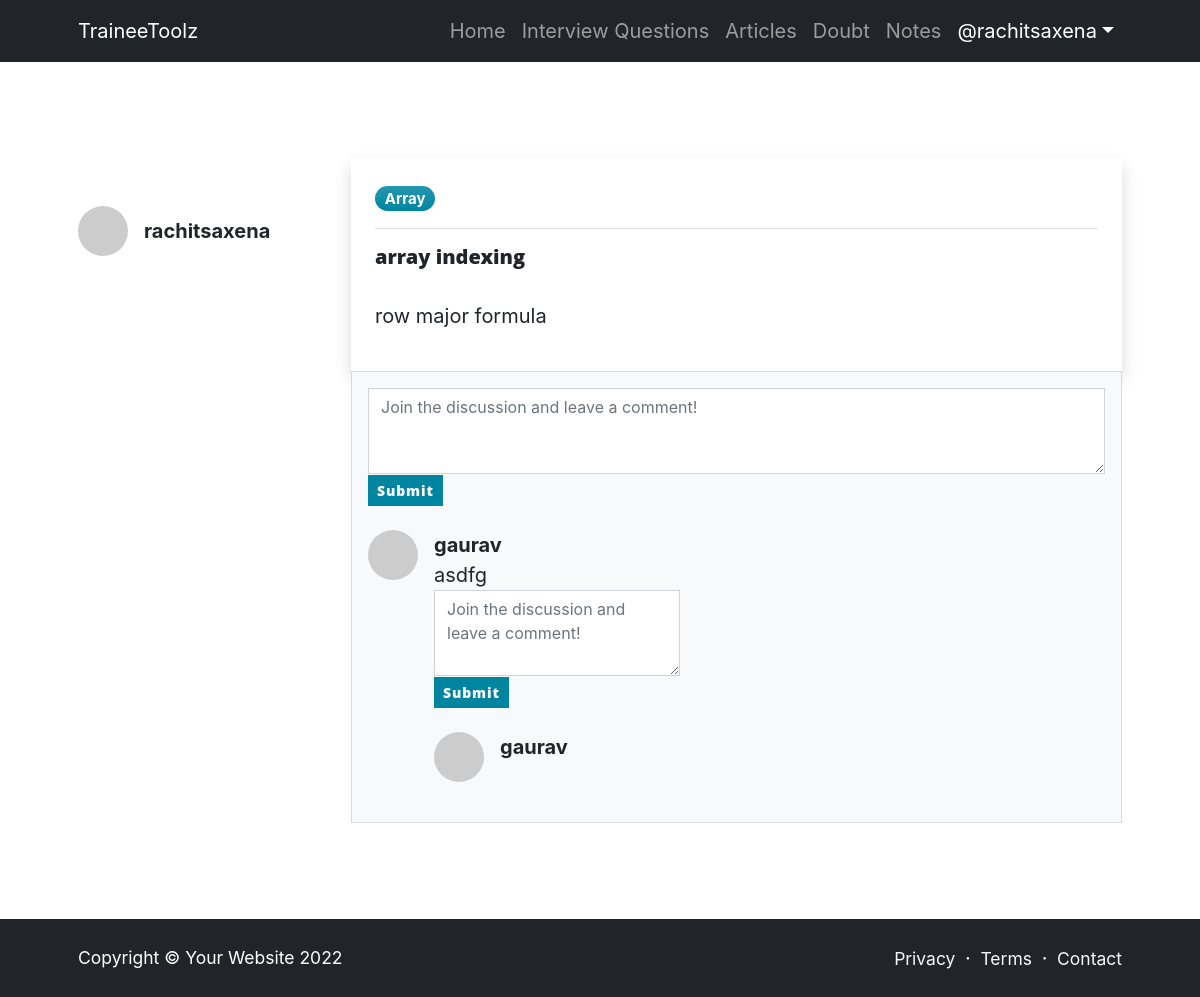
/doubt/doubt/12/ (signed in), run on the app's committed database.
### doubt/models.py (models this page shows, shortened)
class Doubt(models.Model):
    heading = models.CharField(max_length=200,blank=True,null=True)
    ques = models.TextField()
    meta = models.CharField(max_length=100, blank=True , null=True)
    user = models.ForeignKey(User , on_delete=models.CASCADE)
    date = models.DateTimeField(auto_now_add=True , null=True , blank=True)
    comments = models.ManyToManyField('Comment' , blank=True , related_name="comments")
    category = models.ForeignKey(Category , on_delete=models.CASCADE, null=True , blank=True )

class Comment(models.Model):
    body = models.CharField(max_length=1000 )
    user = models.ForeignKey(User , on_delete=models.CASCADE)
    doubt = models.ForeignKey(Doubt , on_delete=models.CASCADE)
    subComment = models.ManyToManyField('subComment' , blank=True)

class subComment(models.Model):
    body = models.CharField(max_length=1000)
    user = models.ForeignKey(User, on_delete=models.CASCADE)
    doubt = models.ForeignKey(Doubt , on_delete=models.CASCADE)

### question/models.py (models this page shows)
class Category(models.Model):
    ICON_CHOICES = (
        ('Arr','Array'),
        ('DP', 'Dynamic Programing'),
        ('STR', 'String'),
        ('LL','Linked List'),
        ("S",'Stack'),
        ('!=',"!=")
    )
    name = models.CharField(max_length=100)
    img = models.ImageField(blank=True, null=True, upload_to='./media/category')
    icon = models.CharField(max_length=3, choices=ICON_CHOICES,default="!=", blank=True , null=True)
    def __str__(self):
        return self.name

### doubt/views.py (the view)
# urls.py: path('doubt/<str:pk>/' , views.doubt , name='doubt'),
@login_required(login_url="loginPage")
def doubt(request , pk):
    doubt = Doubt.objects.get(id=pk)
    params = {
        'doubt':doubt
    }
    return render(request , 'doubt/doubt.html' , params)

### templates/doubt/doubt.html (shortened to what this page needs)
<!DOCTYPE html>
<html lang="en">
    <head>
        <link href="https://cdn.jsdelivr.net/npm/bootstrap-icons@1.5.0/font/bootstrap-icons.css" rel="stylesheet" />
    </head>
    <body class="d-flex flex-column">
        <main class="flex-shrink-0">
            <nav class="navbar navbar-expand-lg navbar-dark bg-dark">
                <div class="container px-5">
                    <a class="navbar-brand" href="{% url 'index' %}">TraineeToolz</a>
                    <div class="collapse navbar-collapse" id="navbarSupportedContent">
                        <ul class="navbar-nav ms-auto mb-2 mb-lg-0">
                            <li class="nav-item"><a class="nav-link" href="{% url 'index' %}">Home</a></li>
                            <li class="nav-item"><a class="nav-link" href="{% url 'questionIndex' %}">Interview Questions</a></li>
                            <li class="nav-item"><a class="nav-link" href="{% url 'articles' %}">Articles</a></li>
                            <li class="nav-item"><a class="nav-link" href="{% url 'doubtIndex' %}">Doubt</a></li>
                            <li class="nav-item"><a class="nav-link" href="{% url 'notesMainPage' %}">Notes</a></li>
                            <li class="nav-item dropdown">
                                <a class="nav-link dropdown-toggle text-white" id="navbarDropdownPortfolio" href="#" role="button" data-bs-toggle="dropdown" aria-expanded="false">@{{user.username}}</a>
                            </li>
                        </ul>
                    </div>
                </div>
            </nav>
            <section class="py-5">
                <div class="container px-5 my-5">
                    <div class="row gx-5">
                        <div class="col-lg-3">
                            <div class="d-flex align-items-center mt-lg-5 mb-4">
                                <img class="img-fluid rounded-circle" src="https://dummyimage.com/50x50/ced4da/6c757d.jpg" alt="..." />
                                <div class="ms-3">
                                    <div class="fw-bold">{{user.username}}</div>
                                </div>
                            </div>
                        </div>
                        <div class="col-lg-9">
                            <section>
                                <div class="card h-100 shadow border-0">
                                            <div class="card-body p-4">
                                                <div class="badge bg-primary bg-gradient rounded-pill " style="">{{doubt.category}}</div>
                                                <hr>
                                                <a class="text-decoration-none link-dark stretched-link" href="#!"><h5 class="card-title mb-3">
                                                    {{doubt.heading}}</h5></a>
                                                <p class="card-text mb-3">{{doubt.meta}}</p>
                                            </div>
                                        </div>
                            </section>
                            <section>
                                <div class="card bg-light">
                                    <div class="card-body">
                                        <form class="mb-4" action="{% url 'newComment' doubt.id%}" method="POST"> {% csrf_token%}
                                            <textarea class="form-control" name="body" rows="3" placeholder="Join the discussion and leave a comment!"></textarea>
                                            <button class="btn btn-sm btn-primary">Submit</button>
                                        </form>
                                        {% for i in doubt.comments.all%}
                                        <div class="d-flex mb-4">
                                            <div class="flex-shrink-0"><img class="rounded-circle" src="https://dummyimage.com/50x50/ced4da/6c757d.jpg" alt="..." /></div>
                                            <div class="ms-3">
                                                <div class="fw-bold">{{i.user.username}}</div>
                                                {{i.body}}
                                                <form class="mb-4" action="{% url 'newSubComment' i.id%}" method="POST"> {% csrf_token%}
                                                    <textarea class="form-control" name="body" rows="3" placeholder="Join the discussion and leave a comment!"></textarea>
                                                    <button class="btn btn-sm btn-primary">Submit</button>
                                                </form>
                                                {% for j in i.subComment.all %}
                                                <div class="d-flex mt-4">
                                                    <div class="flex-shrink-0"><img class="rounded-circle" src="https://dummyimage.com/50x50/ced4da/6c757d.jpg" alt="..." /></div>
                                                    <div class="ms-3">
                                                        <div class="fw-bold">{{j.user.username}}</div>
                                                    </div>
                                                </div>
                                                {% endfor %}
                                            </div>
                                        </div>
                                        {% endfor%}
                                    </div>
                                </div>
                            </section>
                        </div>
                    </div>
                </div>
            </section>
        </main>
        <footer class="bg-dark py-4 mt-auto" >
            <div class="container px-5">
                <div class="row align-items-center justify-content-between flex-column flex-sm-row">
                    <div class="col-auto"><div class="small m-0 text-white">Copyright &copy; Your Website 2022</div></div>
                    <div class="col-auto">
                        <a class="link-light small" href="#!">Privacy</a>
                        <span class="text-white mx-1">&middot;</span>
                        <a class="link-light small" href="#!">Terms</a>
                        <span class="text-white mx-1">&middot;</span>
                        <a class="link-light small" href="#!">Contact</a>
                    </div>
                </div>
            </div>
        </footer>
    </body>
</html>

### data on the page
Doubt: category "Array", heading "array indexing", meta "row major formula"
Comment: user.username "gaurav", body "asdfg"
subComment: user.username "gaurav"

### other printed values
{{ user.username }} "rachitsaxena"
